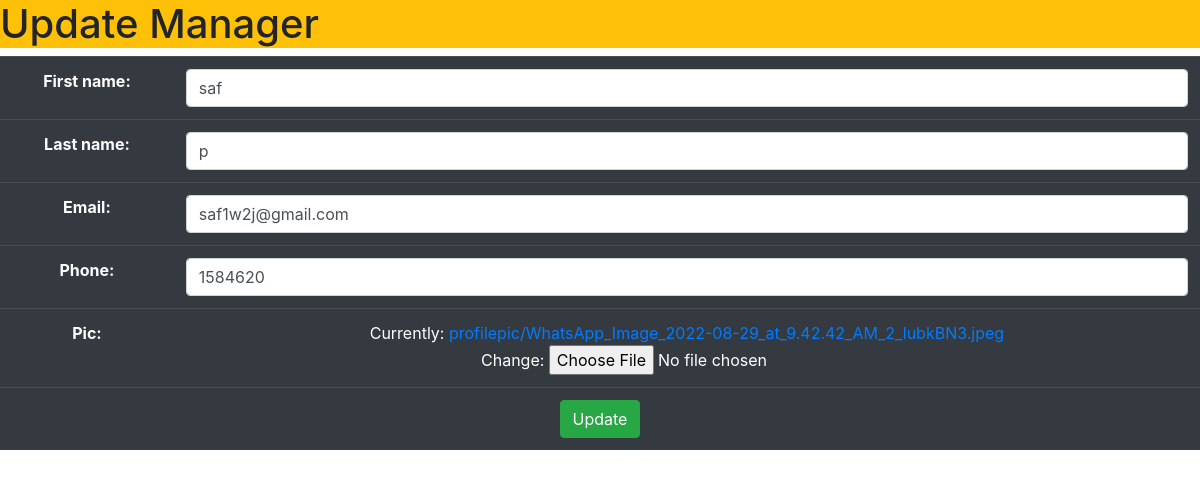
Page /accnt/editman/6 on the committed database.
### account/models.py (models this page shows)
class Manager(models.Model):
    first_name=models.CharField(max_length=120)
    last_name=models.CharField(max_length=120)
    email=models.EmailField()
    phone=models.IntegerField()
    pic=models.ImageField(upload_to='profilepic',null=True)

### account/views.py (the view, shortened to what this page needs)
class EditMang(View):
    def get(self,request,*args,**kwargs):
        mid=kwargs.get('mid')
        manid=Manager.objects.get(id=mid)
        form=ManagerForm(instance=manid)
        return render(request,"editmang.html",{'form':form})

### account/forms.py
class ManagerForm(forms.ModelForm):
    class Meta:
        model=Manager
        fields="__all__"
        widgets={
            'first_name':forms.TextInput(attrs={'placeholder':'Enter your Firstname','class':'form-control'}),
            'last_name':forms.TextInput(attrs={'placeholder':'Enter your Lastname','class':'form-control'}),
            'email':forms.EmailInput(attrs={'placeholder':'Enter your email','class':'form-control'}),
            'phone':forms.NumberInput(attrs={'placeholder':'Enter your number','class':'form-control'}),
        }

### account/templates/editmang.html (shortened to what this page needs)
<!doctype html>
<html lang="en">
  <head>
    <link rel="stylesheet" href="https://stackpath.bootstrapcdn.com/bootstrap/4.3.1/css/bootstrap.min.css">
  </head>
  <body>
    <h1 class="bg-warning">Update Manager</h1>
     <form action="" method="post" enctype="multipart/form-data" class="text-center">
        <table class="table text-center table-dark">
            {{form.as_table}}
            <tr>
                <td colspan="2"> <button class="btn btn-success">Update</button></td>
            </tr>
        </table>
     </form>
  </body>
</html>

### rows in the picture
Manager: first_name "saf", last_name "p", email "saf1w2j@gmail.com", phone "1584620"
